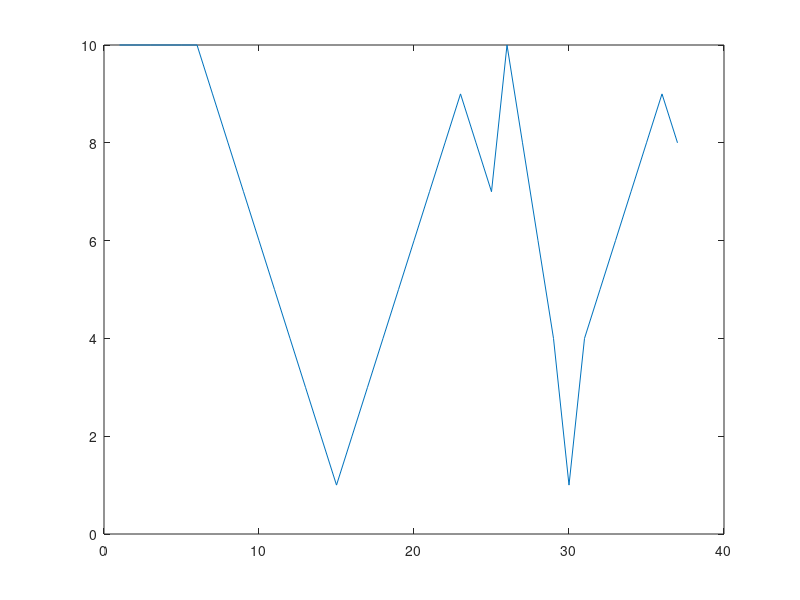

Recreate this plot in MATLAB.
clc
clear all
close all

%% test array
  
 Lhist= [10 10 10 10 10 10 9 8 7 6 5 4 3 2 1 2 3 4 5 6 7 8 9 8 7 10 8 6 4 1 4 5 6 7 8 9 8];
 figure,plot(Lhist);
 varV=[];
 
 %% try find the biggest change within the histogram (using 10 local neighbors)
 for i=11:27
if Lhist(i)+Lhist(i+1)+Lhist(i+2)+Lhist(i+3)+Lhist(i+4)+Lhist(i+5)>0
      varV(i)= abs(Lhist(i-10)+Lhist(i-8)+Lhist(i-6)-Lhist(i)+Lhist(i+6)+Lhist(i+8)+Lhist(i+10));
end
 end
  
 [value, location]=max(varV);
 T = location;
  
i=i;